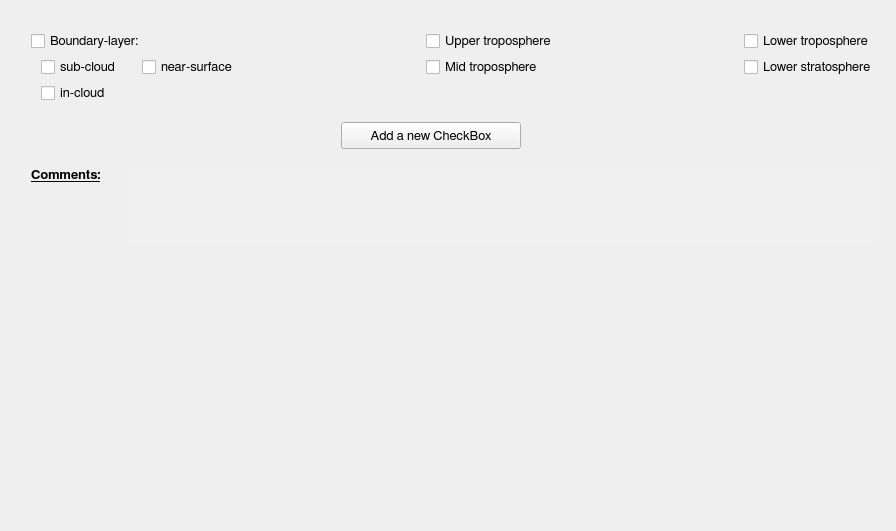
          <widget class="QWidget" name="tabWidgetPage9">
           <attribute name="title">
            <string>Altitude Range of Measurement</string>
           </attribute>
           <layout class="QGridLayout" name="gridLayout_23">
            <item row="1" column="1">
             <layout class="QVBoxLayout" name="verticalLayout_68">
              <item>
               <layout class="QHBoxLayout" name="horizontalLayout_31">
                <item>
                 <layout class="QVBoxLayout" name="verticalLayout_25">
                  <item>
                   <layout class="QHBoxLayout" name="horizontalLayout_32">
                    <item>
                     <widget class="QCheckBox" name="boundaryLayerCheck">
                      <property name="font">
                       <font>
                        <family>FreeSans</family>
                        <pointsize>10</pointsize>
                        <weight>50</weight>
                        <bold>false</bold>
                        <stylestrategy>PreferAntialias</stylestrategy>
                        <kerning>true</kerning>
                       </font>
                      </property>
                      <property name="text">
                       <string>Boundary-layer:</string>
                      </property>
                     </widget>
                    </item>
                    <item>
                     <spacer name="horizontalSpacer_96">
                      <property name="orientation">
                       <enum>Qt::Horizontal</enum>
                      </property>
                      <property name="sizeHint" stdset="0">
                       <size>
                        <width>40</width>
                        <height>20</height>
                       </size>
                      </property>
                     </spacer>
                    </item>
                   </layout>
                  </item>
                  <item>
                   <layout class="QHBoxLayout" name="horizontalLayout_30">
                    <item>
                     <spacer name="horizontalSpacer_18">
                      <property name="orientation">
                       <enum>Qt::Horizontal</enum>
                      </property>
                      <property name="sizeType">
                       <enum>QSizePolicy::Fixed</enum>
                      </property>
                      <property name="sizeHint" stdset="0">
                       <size>
                        <width>10</width>
                        <height>20</height>
                       </size>
                      </property>
                     </spacer>
                    </item>
                    <item>
                     <widget class="QCheckBox" name="blSubCloudCheck">
                      <property name="font">
                       <font>
                        <family>FreeSans</family>
                        <pointsize>10</pointsize>
                        <weight>50</weight>
                        <bold>false</bold>
                        <stylestrategy>PreferAntialias</stylestrategy>
                        <kerning>true</kerning>
                       </font>
                      </property>
                      <property name="text">
                       <string>sub-cloud</string>
                      </property>
                     </widget>
                    </item>
                    <item>
                     <spacer name="horizontalSpacer_17">
                      <property name="orientation">
                       <enum>Qt::Horizontal</enum>
                      </property>
                      <property name="sizeType">
                       <enum>QSizePolicy::Fixed</enum>
                      </property>
                      <property name="sizeHint" stdset="0">
                       <size>
                        <width>15</width>
                        <height>20</height>
                       </size>
                      </property>
                     </spacer>
                    </item>
                    <item>
                     <widget class="QCheckBox" name="blNearSurfaceCheck">
                      <property name="font">
                       <font>
                        <family>FreeSans</family>
                        <pointsize>10</pointsize>
                        <weight>50</weight>
                        <bold>false</bold>
                        <stylestrategy>PreferAntialias</stylestrategy>
                        <kerning>true</kerning>
                       </font>
                      </property>
                      <property name="text">
                       <string>near-surface</string>
                      </property>
                     </widget>
                    </item>
                   </layout>
                  </item>
                  <item>
                   <layout class="QHBoxLayout" name="horizontalLayout_29">
                    <item>
                     <spacer name="horizontalSpacer_19">
                      <property name="orientation">
                       <enum>Qt::Horizontal</enum>
                      </property>
                      <property name="sizeType">
                       <enum>QSizePolicy::Fixed</enum>
                      </property>
                      <property name="sizeHint" stdset="0">
                       <size>
                        <width>10</width>
                        <height>20</height>
                       </size>
                      </property>
                     </spacer>
                    </item>
                    <item>
                     <widget class="QCheckBox" name="blInCloudCheck">
                      <property name="font">
                       <font>
                        <family>FreeSans</family>
                        <pointsize>10</pointsize>
                        <weight>50</weight>
                        <bold>false</bold>
                        <stylestrategy>PreferAntialias</stylestrategy>
                        <kerning>true</kerning>
                       </font>
                      </property>
                      <property name="text">
                       <string>in-cloud</string>
                      </property>
                     </widget>
                    </item>
                    <item>
                     <spacer name="horizontalSpacer_97">
                      <property name="orientation">
                       <enum>Qt::Horizontal</enum>
                      </property>
                      <property name="sizeHint" stdset="0">
                       <size>
                        <width>40</width>
                        <height>20</height>
                       </size>
                      </property>
                     </spacer>
                    </item>
                   </layout>
                  </item>
                 </layout>
                </item>
                <item>
                 <spacer name="horizontalSpacer_100">
                  <property name="orientation">
                   <enum>Qt::Horizontal</enum>
                  </property>
                  <property name="sizeHint" stdset="0">
                   <size>
                    <width>40</width>
                    <height>20</height>
                   </size>
                  </property>
                 </spacer>
                </item>
                <item>
                 <layout class="QVBoxLayout" name="verticalLayout_26">
                  <item>
                   <widget class="QCheckBox" name="upperTroposphereCheck">
                    <property name="font">
                     <font>
                      <family>FreeSans</family>
                      <pointsize>10</pointsize>
                      <weight>50</weight>
                      <bold>false</bold>
                      <stylestrategy>PreferAntialias</stylestrategy>
                      <kerning>true</kerning>
                     </font>
                    </property>
                    <property name="text">
                     <string>Upper troposphere</string>
                    </property>
                   </widget>
                  </item>
                  <item>
                   <widget class="QCheckBox" name="midTroposphereCheck">
                    <property name="font">
                     <font>
                      <family>FreeSans</family>
                      <pointsize>10</pointsize>
                      <weight>50</weight>
                      <bold>false</bold>
                      <stylestrategy>PreferAntialias</stylestrategy>
                      <kerning>true</kerning>
                     </font>
                    </property>
                    <property name="text">
                     <string>Mid troposphere</string>
                    </property>
                   </widget>
                  </item>
                  <item>
                   <spacer name="verticalSpacer_54">
                    <property name="orientation">
                     <enum>Qt::Vertical</enum>
                    </property>
                    <property name="sizeHint" stdset="0">
                     <size>
                      <width>20</width>
                      <height>13</height>
                     </size>
                    </property>
                   </spacer>
                  </item>
                 </layout>
                </item>
                <item>
                 <spacer name="horizontalSpacer_98">
                  <property name="orientation">
                   <enum>Qt::Horizontal</enum>
                  </property>
                  <property name="sizeHint" stdset="0">
                   <size>
                    <width>40</width>
                    <height>20</height>
                   </size>
                  </property>
                 </spacer>
                </item>
                <item>
                 <layout class="QVBoxLayout" name="verticalLayout_65">
                  <item>
                   <widget class="QCheckBox" name="lowerTroposphereCheck">
                    <property name="font">
                     <font>
                      <family>FreeSans</family>
                      <pointsize>10</pointsize>
                      <weight>50</weight>
                      <bold>false</bold>
                      <stylestrategy>PreferAntialias</stylestrategy>
                      <kerning>true</kerning>
                     </font>
                    </property>
                    <property name="text">
                     <string>Lower troposphere</string>
                    </property>
                   </widget>
                  </item>
                  <item>
                   <widget class="QCheckBox" name="lowerStratosphereCheck">
                    <property name="font">
                     <font>
                      <family>FreeSans</family>
                      <pointsize>10</pointsize>
                      <weight>50</weight>
                      <bold>false</bold>
                      <stylestrategy>PreferAntialias</stylestrategy>
                      <kerning>true</kerning>
                     </font>
                    </property>
                    <property name="text">
                     <string>Lower stratosphere</string>
                    </property>
                   </widget>
                  </item>
                  <item>
                   <spacer name="verticalSpacer_55">
                    <property name="orientation">
                     <enum>Qt::Vertical</enum>
                    </property>
                    <property name="sizeHint" stdset="0">
                     <size>
                      <width>20</width>
                      <height>13</height>
                     </size>
                    </property>
                   </spacer>
                  </item>
                 </layout>
                </item>
               </layout>
              </item>
              <item>
               <spacer name="verticalSpacer_29">
                <property name="orientation">
                 <enum>Qt::Vertical</enum>
                </property>
                <property name="sizeType">
                 <enum>QSizePolicy::Fixed</enum>
                </property>
                <property name="sizeHint" stdset="0">
                 <size>
                  <width>20</width>
                  <height>13</height>
                 </size>
                </property>
               </spacer>
              </item>
              <item>
               <layout class="QHBoxLayout" name="horizontalLayout_67">
                <item>
                 <spacer name="horizontalSpacer_73">
                  <property name="orientation">
                   <enum>Qt::Horizontal</enum>
                  </property>
                  <property name="sizeHint" stdset="0">
                   <size>
                    <width>40</width>
                    <height>20</height>
                   </size>
                  </property>
                 </spacer>
                </item>
                <item>
                 <widget class="QPushButton" name="ar_addButton">
                  <property name="minimumSize">
                   <size>
                    <width>180</width>
                    <height>27</height>
                   </size>
                  </property>
                  <property name="maximumSize">
                   <size>
                    <width>180</width>
                    <height>27</height>
                   </size>
                  </property>
                  <property name="font">
                   <font>
                    <family>FreeSans</family>
                    <pointsize>10</pointsize>
                    <weight>50</weight>
                    <bold>false</bold>
                    <stylestrategy>PreferAntialias</stylestrategy>
                    <kerning>true</kerning>
                   </font>
                  </property>
                  <property name="text">
                   <string>Add a new CheckBox</string>
                  </property>
                  <property name="flat">
                   <bool>false</bool>
                  </property>
                 </widget>
                </item>
                <item>
                 <spacer name="horizontalSpacer_74">
                  <property name="orientation">
                   <enum>Qt::Horizontal</enum>
                  </property>
                  <property name="sizeType">
                   <enum>QSizePolicy::Fixed</enum>
                  </property>
                  <property name="sizeHint" stdset="0">
                   <size>
                    <width>13</width>
                    <height>20</height>
                   </size>
                  </property>
                 </spacer>
                </item>
                <item>
                 <widget class="QToolButton" name="ar_infoButton">
                  <property name="minimumSize">
                   <size>
                    <width>27</width>
                    <height>27</height>
                   </size>
                  </property>
                  <property name="maximumSize">
                   <size>
                    <width>27</width>
                    <height>27</height>
                   </size>
                  </property>
                  <property name="styleSheet">
                   <string notr="true">QToolButton:hover {border: 1px solid gray; border-radius: 4px; background-color: qlineargradient(x1: 0, y1: 0, x2: 0, y2: 1, stop: 0 #f6f7fa, stop: 1 #dadbde); width: 27px; height: 27px;}

QToolButton:pressed {background-color: qlineargradient(x1: 0, y1: 0, x2: 0, y2: 1, stop: 0 #dadbde, stop: 1 #f6f7fa);}

QToolButton:flat {border: none;}</string>
                  </property>
                  <property name="text">
                   <string/>
                  </property>
                  <property name="icon">
                   <iconset>
                    <normaloff>icons/info_icon.png</normaloff>icons/info_icon.png</iconset>
                  </property>
                  <property name="iconSize">
                   <size>
                    <width>27</width>
                    <height>27</height>
                   </size>
                  </property>
                  <property name="autoRaise">
                   <bool>true</bool>
                  </property>
                 </widget>
                </item>
                <item>
                 <spacer name="horizontalSpacer_75">
                  <property name="orientation">
                   <enum>Qt::Horizontal</enum>
                  </property>
                  <property name="sizeHint" stdset="0">
                   <size>
                    <width>40</width>
                    <height>20</height>
                   </size>
                  </property>
                 </spacer>
                </item>
               </layout>
              </item>
              <item>
               <layout class="QGridLayout" name="gridLayout_14"/>
              </item>
              <item>
               <spacer name="verticalSpacer_45">
                <property name="orientation">
                 <enum>Qt::Vertical</enum>
                </property>
                <property name="sizeType">
                 <enum>QSizePolicy::Fixed</enum>
                </property>
                <property name="sizeHint" stdset="0">
                 <size>
                  <width>20</width>
                  <height>13</height>
                 </size>
                </property>
               </spacer>
              </item>
              <item>
               <layout class="QHBoxLayout" name="horizontalLayout_33">
                <item>
                 <layout class="QVBoxLayout" name="verticalLayout_27">
                  <item>
                   <widget class="QLabel" name="label_20">
                    <property name="minimumSize">
                     <size>
                      <width>90</width>
                      <height>27</height>
                     </size>
                    </property>
                    <property name="maximumSize">
                     <size>
                      <width>16777215</width>
                      <height>27</height>
                     </size>
                    </property>
                    <property name="font">
                     <font>
                      <family>FreeSans</family>
                      <pointsize>10</pointsize>
                      <weight>75</weight>
                      <bold>true</bold>
                      <underline>true</underline>
                      <stylestrategy>PreferAntialias</stylestrategy>
                      <kerning>true</kerning>
                     </font>
                    </property>
                    <property name="text">
                     <string>Comments:</string>
                    </property>
                    <property name="alignment">
                     <set>Qt::AlignLeading|Qt::AlignLeft|Qt::AlignTop</set>
                    </property>
                   </widget>
                  </item>
                  <item>
                   <spacer name="verticalSpacer_46">
                    <property name="orientation">
                     <enum>Qt::Vertical</enum>
                    </property>
                    <property name="sizeHint" stdset="0">
                     <size>
                      <width>20</width>
                      <height>18</height>
                     </size>
                    </property>
                   </spacer>
                  </item>
                 </layout>
                </item>
                <item>
                 <widget class="QTextEdit" name="AROtherTextBox">
                  <property name="minimumSize">
                   <size>
                    <width>750</width>
                    <height>75</height>
                   </size>
                  </property>
                  <property name="maximumSize">
                   <size>
                    <width>16777215</width>
                    <height>75</height>
                   </size>
                  </property>
                  <property name="font">
                   <font>
                    <family>FreeSans</family>
                    <pointsize>10</pointsize>
                    <weight>50</weight>
                    <bold>false</bold>
                    <stylestrategy>PreferAntialias</stylestrategy>
                   </font>
                  </property>
                  <property name="styleSheet">
                   <string notr="true">QTextEdit {
	border-radius: 3px;
   padding: 1px 4px 1px 4px;
	background-color:  rgb(240, 240, 240);
}</string>
                  </property>
                  <property name="frameShape">
                   <enum>QFrame::NoFrame</enum>
                  </property>
                 </widget>
                </item>
               </layout>
              </item>
             </layout>
            </item>
            <item row="1" column="2">
             <spacer name="horizontalSpacer_46">
              <property name="orientation">
               <enum>Qt::Horizontal</enum>
              </property>
              <property name="sizeHint" stdset="0">
               <size>
                <width>8</width>
                <height>20</height>
               </size>
              </property>
             </spacer>
            </item>
            <item row="2" column="1">
             <spacer name="verticalSpacer_15">
              <property name="orientation">
               <enum>Qt::Vertical</enum>
              </property>
              <property name="sizeHint" stdset="0">
               <size>
                <width>20</width>
                <height>277</height>
               </size>
              </property>
             </spacer>
            </item>
            <item row="1" column="0">
             <spacer name="horizontalSpacer_131">
              <property name="orientation">
               <enum>Qt::Horizontal</enum>
              </property>
              <property name="sizeType">
               <enum>QSizePolicy::Fixed</enum>
              </property>
              <property name="sizeHint" stdset="0">
               <size>
                <width>20</width>
                <height>20</height>
               </size>
              </property>
             </spacer>
            </item>
            <item row="0" column="1">
             <spacer name="verticalSpacer_70">
              <property name="orientation">
               <enum>Qt::Vertical</enum>
              </property>
              <property name="sizeType">
               <enum>QSizePolicy::Fixed</enum>
              </property>
              <property name="sizeHint" stdset="0">
               <size>
                <width>20</width>
                <height>20</height>
               </size>
              </property>
             </spacer>
            </item>
           </layout>
          </widget>
